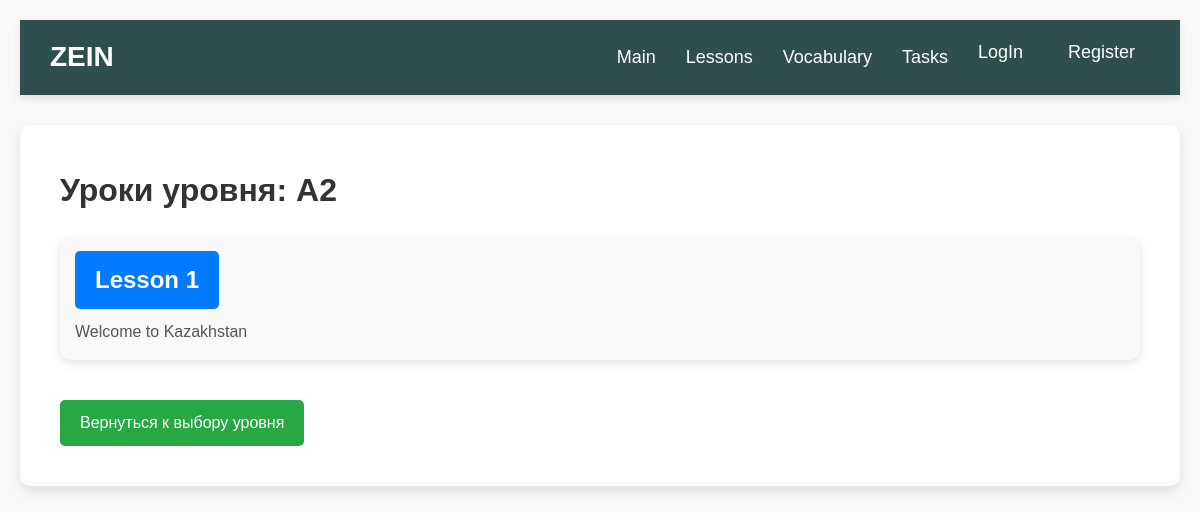
The page /levels/2/lessons/ on the database its author committed.
### main/models.py (models this page shows, shortened)
class Level(models.Model):
    name = models.CharField(max_length=100, unique=True, verbose_name="Название уровня")

class Lesson(models.Model):
    title = models.CharField(max_length=200, verbose_name="Название урока")
    description = models.TextField(verbose_name="Краткое содержание")
    video = models.FileField(upload_to='videos/', blank=True, null=True, verbose_name="Видео")
    audio = models.FileField(upload_to='audios/', blank=True, null=True, verbose_name="Аудио")
    image = models.ImageField(upload_to='images/', blank=True, null=True, verbose_name="Изображение")
    test_link = models.URLField(blank=True, null=True, verbose_name="Ссылка на тест")
    additional_links = models.TextField(blank=True, null=True, verbose_name="Дополнительные материалы (ссылки)")
    level = models.ForeignKey(Level, on_delete=models.CASCADE, related_name="lessons", verbose_name="Уровень")

### main/views.py (the view)
# urls.py: path('levels/<int:level_id>/lessons/', views.lesson_list, name='lesson_list'),  # Уроки в уровне
def lesson_list(request, level_id):
    level = get_object_or_404(Level, pk=level_id)
    lessons = level.lessons.all()
    return render(request, 'main/lesson_list.html', {'level': level, 'lessons': lessons})

### templates/main/lesson_list.html
{% extends "base.html" %}
{% block content %}
    <div class="features">
        <h1>Уроки уровня: {{ level.name }}</h1>
        <ul>
            {% for lesson in lessons %}
                <li class="lesson-item">
                    <a href="/lessons/{{ lesson.id }}/" class="lesson-title">{{ lesson.title }}</a>
                    <p class="lesson-description">{{ lesson.description }}</p>
                </li>
            {% endfor %}
        </ul>
        <a href="{% url 'level_list' %}" class="back-button">Вернуться к выбору уровня</a>
    </div>
{% endblock %}

### static/style.css (style rules this page uses)
* { margin: 0; padding: 0; box-sizing: border-box; }
body { font-family: Arial, sans-serif; background-color: #f4f4f4; color: #333; line-height: 1.6; }
h1 { font-size: 32px; color: #333; margin-bottom: 20px; }
body { font-family: Arial, sans-serif; background-color: #f9f9f9; margin: 0; padding: 20px; }
h1, h2 { color: #333; }
ul { list-style-type: none; }
ul li { margin: 5px 0; font-size: 18px; }
.features { padding: 20px; }
.lesson-item { margin-bottom: 20px; padding: 15px; background-color: #f9f9f9; border-radius: 10px; box-shadow: 0 4px 8px rgba(0, 0, 0, 0.1); }
.lesson-title { font-size: 24px; font-weight: bold; text-decoration: none; color: white; background-color: #007bff; padding: 10px 20px; border-radius: 5px; display: inline-block; transition: background-color 0.3s ease, transform 0.3s ease; }
.lesson-description { font-size: 16px; color: #555; margin-top: 10px; }
.back-button { display: inline-block; margin-top: 20px; padding: 10px 20px; font-size: 16px; color: white; background-color: #28a745; border-radius: 5px; text-decoration: none; transition: background-color 0.3s ease, transform 0.3s ease; }

### rows shown on the page
Level: name "A2"
Lesson: title "Lesson 1", description "Welcome to Kazakhstan"
